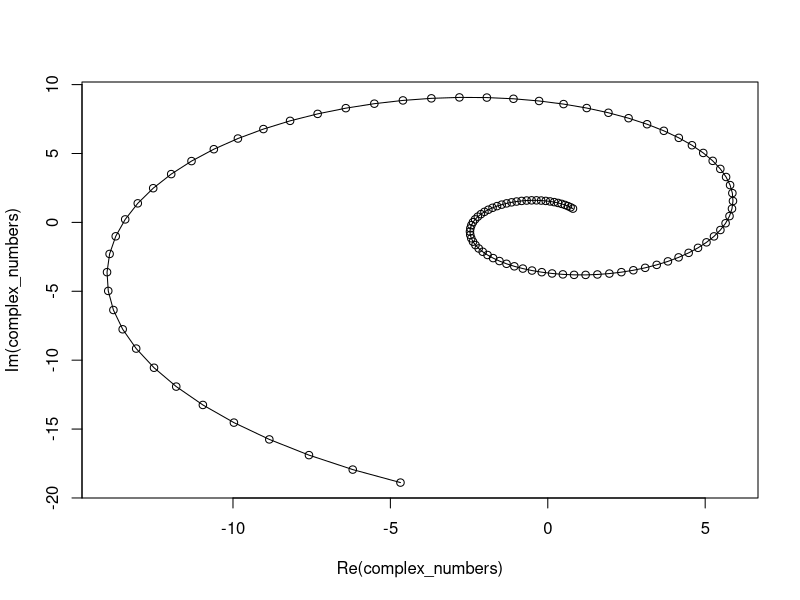

Write R code to recreate this figure.
## ---- chunk 1


## ---- chunk 2
a <- 12 # numeric
b <- 5L # integer
c <- 12.5 # double (floating point)

print(a + b) # numeric 
print((a + b) / b)  # double (floating point)
## ---- chunk 3

# change real and imaginary parts to see how the plot changes
z <- (0.8 + 1i)

# take z to the power of 1, 2, ..., whatever the 'to' argument is
complex_numbers <- z ** seq(from = 1, 
                      to = 12, # change to plot more data 
                      by = 0.1) # change to plot more data

# plot the complex numbers
plot(complex_numbers, type = "o") # possible types: "p", "l", "b", "c", "o", "h", "s", "S", "n"

## ---- chunk 4
a <- "hello"
b <- 'world'

print(paste(a, b))  # paste is a function that concatenates strings

print(paste0(a, b))

## ---- chunk 5
TRUE & FALSE
TRUE | FALSE
## ---- chunk 6

